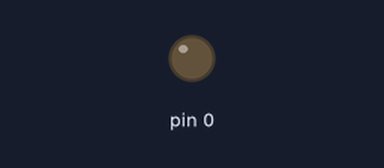
Simulated run of this sketch. Board: Arduino Uno, built with avr-gcc and run on an emulated ATmega328P. On the bench: output pins drawn as LEDs (lit = HIGH).

Above: at 2.5 s.
At 12.5 s:
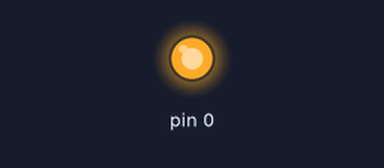
Timing chart, 0 to 26.0 s (numbered marks = the images above):
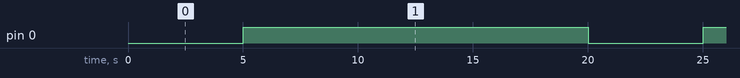

Measured:
- by itself, pin 0: alternates HIGH for 15.0 s and LOW for 5.0 s

The sketch:

lichten.ino
```cpp
bool OnOf = LOW;

void setup() {
  pinMode(0, OUTPUT);

}

void loop() {
  digitalWrite(0, OnOf);
  OnOf = !OnOf;
  if (OnOf) delay(5000);
  else delay(15000);
}
```
